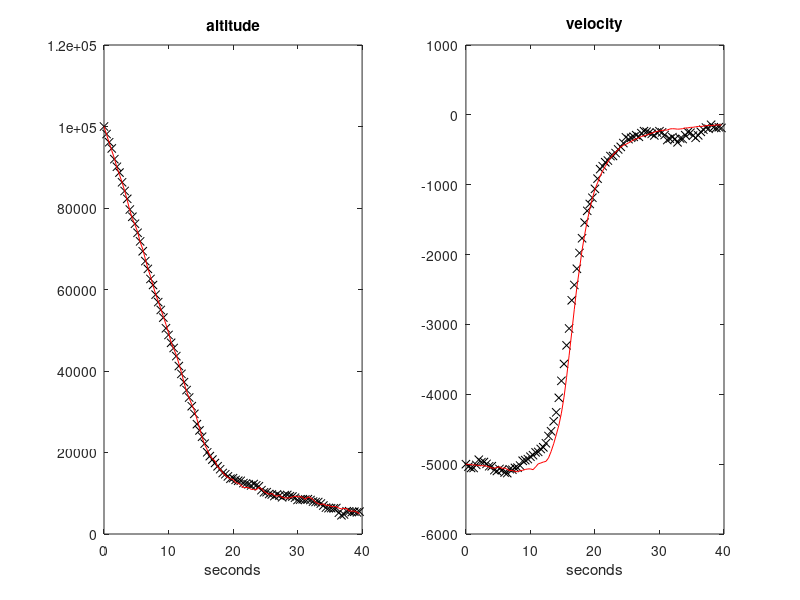

The MATLAB script that drew this image:
%Unscented Kalman filter example
%Radar monitoring of falling body

%----------------------------------------------------
%Prepare for the simulation of the falling body

T=0.4; %sampling period
g=-9.81;
rho0=1.225; %air density, sea level
k=6705.6; %density vs. altitude constant
L=100; %horizontal distance radar<->object
L2=L^2;

Nf=100; %maximum number of samples

rx=zeros(3,Nf); %space for state record
rd=zeros(1,Nf); %space for drag record
ry=zeros(1,Nf); %space for measurement record
tim=0:T:(Nf-1)*T; %time

%process noise
Sw=[10^5 0 0; 0 10^3 0; 0 0 10^2]; %cov
bn=randn(3,Nf); sn=zeros(3,Nf); 
sn(1,:)=sqrt(Sw(1,1))*bn(1,:); %state noise along simulation
sn(2,:)=sqrt(Sw(2,2))*bn(2,:);  %"   "   "
sn(3,:)=sqrt(Sw(3,3))*bn(3,:);  %"   "   "
%observation noise
Sv=10^6; %cov.
on=sqrt(Sv)*randn(1,Nf); %observation noise along simulation


%----------------------------------------------------
%Prepare for filtering

%space for matrices
K=zeros(3,Nf); M=zeros(3,3,Nf); P=zeros(3,3,Nf);
%space for recording er(n), xe(n)
rer=zeros(3,Nf); rxe=zeros(3,Nf);

%UKF parameters (to be edited here)
N=3; %space dimension
alpha=0.7; kappa=0; beta=2;
%pre-computation of constants
lambda= ((alpha^2)*(N+kappa))-N;
aab=(1-(alpha^2)+beta); 
lN=lambda+N; LaN=lambda/lN; aaN=aab+LaN;

%----------------------------------------------------
%Behaviour of the system and the filter after initial state

x=[10^5; -5000; 400]; %initial state
xe=x; % initial value of filter state
xa=xe; %initial intermediate state
xs=zeros(3,7); %space for sigma points
xas=zeros(3,7); %space for propagated sigma points
yas=zeros(1,7); %"   "  "

P(:,:,1)=0.001*eye(3,3); %cov. non-zero init.

nn=1;

while nn<Nf+1,
   
   %estimation recording
   rxe(:,nn)=xe; %state
   rer(:,nn)=x-xe; %error
   
   %system
   rx(:,nn)=x; %state recording
   rho=rho0*exp(-x(1)/k); %air density
   d=(rho*(x(2)^2))/(2*x(3)); %drag
   rd(nn)=d; %drag recording
     
   %next system state
   x(1)=x(1)+(x(2)*T)+sn(1,nn);
   x(2)=x(2)+((g+d)*T)+sn(2,nn);
   x(3)=x(3)+sn(3,nn);   
   %system output
   y=on(nn)+sqrt(L2+(x(1)^2));
   ym=y; %measurement
   ry(nn)=ym; %measurement recording 
   
 %Prediction
   %sigma points
   sqP=chol(lN*P(:,:,nn)); %matrix square root
   xs(:,7)=xe;
   xs(:,1)=xe+sqP(1,:)'; xs(:,2)=xe+sqP(2,:)'; xs(:,3)=xe+sqP(3,:)';
   xs(:,4)=xe-sqP(1,:)'; xs(:,5)=xe-sqP(2,:)'; xs(:,6)=xe-sqP(3,:)';       
       
   %a priori state
   %propagation of sigma points (state transition)
   for m=1:7,
    rho=rho0*exp(-xs(1,m)/k); %air density
    d=(rho*(xs(2,m)^2))/(2*xs(3,m)); %drag
    xas(1,m)=xs(1,m)+(xs(2,m)*T);
    xas(2,m)=xs(2,m)+((g+d)*T);
    xas(3,m)=xs(3,m);
   end;
   
   %a priori state mean (a weighted sum)
 	xa=0;
   for m=1:6,
     xa=xa+(xas(:,m));
   end;
   xa=xa/(2*lN);
   xa=xa+(LaN*xas(:,7));
            
   %a priori cov.
   aux=zeros(3,3); aux1=zeros(3,3); 
   for m=1:6,
     aux=aux+((xas(:,m)-xa(:))*(xas(:,m)-xa(:))');
   end;
   aux=aux/(2*lN);
   aux1=((xas(:,7)-xa(:))*(xas(:,7)-xa(:))');
   aux=aux+(aaN*aux1);
   M(:,:,nn+1)=aux+Sw;
   
   
 %Update 
      
   %propagation of sigma points (measurement)
   for m=1:7,
      yas(m)=sqrt(L2+(xas(1,m)^2));
   end;
    
   %measurement mean
   ya=0;
   for m=1:6,
      ya=ya+yas(m);
   end;   
   ya=ya/(2*lN);
   ya=ya+(LaN*yas(7));
    
   %measurement cov.
   aux2=0;
   for m=1:6,
     aux2=aux2+((yas(m)-ya)^2);
   end;
   aux2=aux2/(2*lN);
   aux2=aux2+(aaN*((yas(7)-ya)^2));
   Syy=aux2+Sv;
    
   %cross cov
   aux2=0; 
   for m=1:6,
      aux2=aux2+((xas(:,m)-xa(:))*(yas(m)-ya));
   end;
   aux2=aux2/(2*lN);
   aux2=aux2+(aaN*((xas(:,7)-xa(:))*(yas(7)-ya)));
   Sxy=aux2;
   
   %Kalman gain, etc.
   K(:,nn+1)=Sxy*inv(Syy);
   P(:,:,nn+1)=M(:,:,nn+1)-(K(:,nn+1)*Syy*K(:,nn+1)');
   xe=xa+(K(:,nn+1)*(ym-ya)); %estimated (a posteriori) state    
      
  nn=nn+1;    
end; 

%------------------------------------------------------
%display

figure(1)
subplot(1,2,1)
plot(tim,rx(1,1:Nf),'kx'); hold on;
plot(tim,rxe(1,1:Nf),'r');
title('altitude'); xlabel('seconds')
axis([0 Nf*T 0 12*10^4]);

subplot(1,2,2)
plot(tim,rx(2,1:Nf),'kx'); hold on;
plot(tim,rxe(2,1:Nf),'r');
title('velocity'); xlabel('seconds');
axis([0 Nf*T -6000 1000]);
